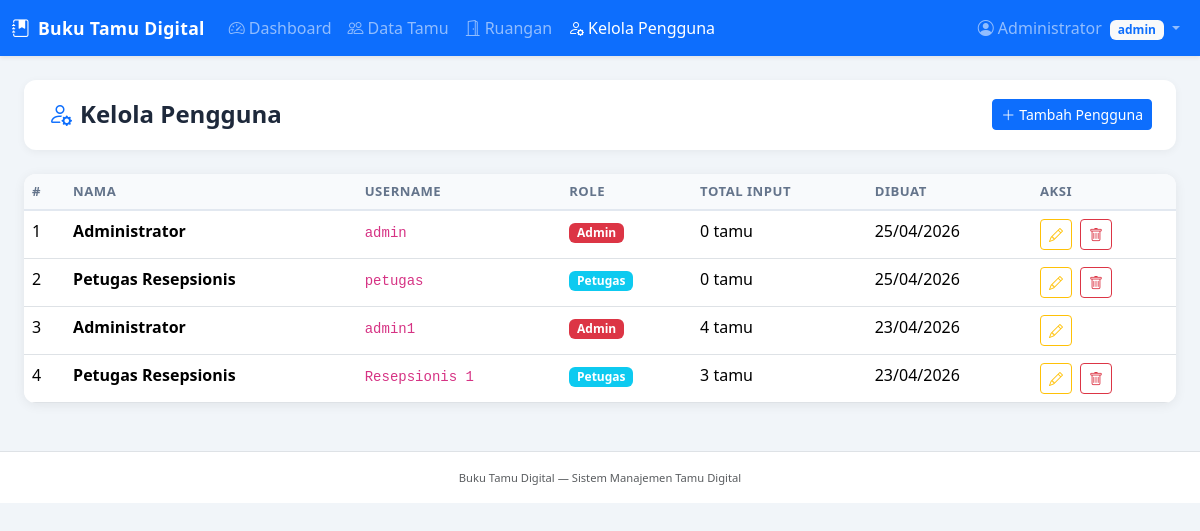
The page /pages/users.php (signed in) on the database its author committed.
### tables this page shows
CREATE TABLE `users` (
  `id` int(11) NOT NULL,
  `nama` varchar(100) NOT NULL,
  `username` varchar(50) NOT NULL,
  `password` varchar(255) NOT NULL,
  `role` enum('admin','petugas') DEFAULT 'petugas',
  `created_at` timestamp NOT NULL DEFAULT current_timestamp(),
  `updated_at` timestamp NOT NULL DEFAULT current_timestamp() ON UPDATE current_timestamp()
);

### pages/users.php (the view, shortened to what this page needs)
<?php
$conn = getConnection();
$users = $conn->query("SELECT u.*, (SELECT COUNT(*) FROM tamu WHERE created_by = u.id) as total_input FROM users u ORDER BY u.created_at DESC");
include __DIR__ . '/../includes/header.php';
?>
<div class="page-header">
    <h4><i class="bi bi-person-gear me-2 text-primary"></i>Kelola Pengguna</h4>
    <a href="<?= BASE_URL ?>/pages/user_form.php" class="btn btn-primary btn-sm">
        <i class="bi bi-plus-lg me-1"></i>Tambah Pengguna
    </a>
</div>
<div class="card table-card">
    <div class="card-body p-0">
        <table class="table table-hover mb-0">
            <thead>
                <tr>
                    <th>#</th><th>Nama</th><th>Username</th><th>Role</th>
                    <th>Total Input</th><th>Dibuat</th><th>Aksi</th>
                </tr>
            </thead>
            <tbody>
                <?php $no=1; while ($u = $users->fetch_assoc()): ?>
                <tr>
                    <td><?= $no++ ?></td>
                    <td class="fw-semibold"><?= htmlspecialchars($u['nama']) ?></td>
                    <td><code><?= htmlspecialchars($u['username']) ?></code></td>
                    <td><span class="badge bg-<?= $u['role']=='admin'?'danger':'info' ?>"><?= ucfirst($u['role']) ?></span></td>
                    <td><?= $u['total_input'] ?> tamu</td>
                    <td><?= date('d/m/Y', strtotime($u['created_at'])) ?></td>
                    <td>
                        <a href="<?= BASE_URL ?>/pages/user_form.php?id=<?= $u['id'] ?>" class="btn btn-sm btn-outline-warning">
                            <i class="bi bi-pencil"></i>
                        </a>
                        <?php if ($u['id'] != $_SESSION['user_id']): ?>
                        <a href="?delete=<?= $u['id'] ?>" class="btn btn-sm btn-outline-danger ms-1"
                           onclick="return confirm('Hapus pengguna <?= addslashes(htmlspecialchars($u['nama'])) ?>?')">
                            <i class="bi bi-trash"></i>
                        </a>
                        <?php endif; ?>
                    </td>
                </tr>
                <?php endwhile; ?>
            </tbody>
        </table>
    </div>
</div>
<?php include __DIR__ . '/../includes/footer.php'; ?>

### assets/css/style.css (style rules this page uses)
:root { --primary: #0d6efd; --sidebar-bg: #1e293b; }
body { background-color: #f1f5f9; font-family: 'Segoe UI', sans-serif; }
.table-card { border: none; border-radius: 12px; box-shadow: 0 2px 12px rgba(0,0,0,0.07); overflow: hidden; }
.table thead th { background-color: #f8fafc; border-bottom: 2px solid #e2e8f0; font-size: 0.82rem; font-weight: 600; text-transform: uppercase; letter-spacing: 0.5px; color: #64748b; }
.page-header { background: white; border-radius: 12px; padding: 1.2rem 1.5rem; margin-bottom: 1.5rem; box-shadow: 0 2px 8px rgba(0,0,0,0.05); display: flex; align-items: center; justify-content: space-between; }
.page-header h4 { margin: 0; font-weight: 600; color: #1e293b; }

### rows shown on the page
users: nama "Administrator", username "admin", role "Admin", total_input "0", created_at "25/04/2026"
users: nama "Petugas Resepsionis", username "petugas", role "Petugas", total_input "0", created_at "25/04/2026"
users: nama "Administrator", username "admin1", role "Admin", total_input "4", created_at "23/04/2026"
users: nama "Petugas Resepsionis", username "Resepsionis 1", role "Petugas", total_input "3", created_at "23/04/2026"

### other values the page prints
APP_NAME "Buku Tamu Digital"
$_SESSION['nama'] "Administrator"
$_SESSION['role'] "admin"
